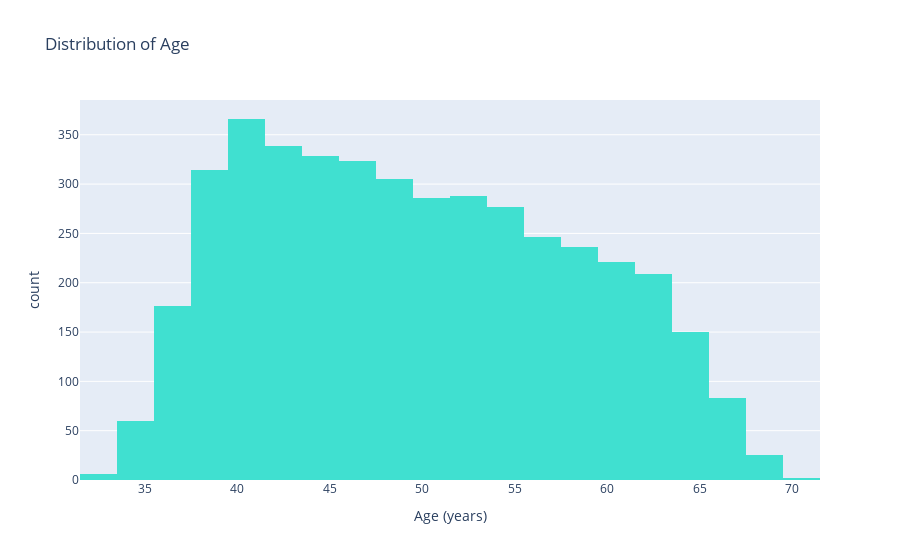

The cell this chart's notebook holds for it:
### Code cell
histogram = px.histogram(
    df, 
    x='age',  
    nbins=30,  
    title='Distribution of Age',
    labels={'age': 'Age (years)'},
    color_discrete_sequence=['#40E0D0'],  
)

histogram.update_layout(
    showlegend=False,  
    coloraxis_showscale=False 
)

histogram.show()

### Figure 1 — Plotly figure (JSON) as saved in the notebook; plotly's stock layout.template omitted (floating-point values rounded to 4 significant figures; data arrays with more than 128 entries replaced by an {"elided": "..."} marker saying what was removed)
{"data": [{"alignmentgroup": "True", "bingroup": "x", "hovertemplate": "Age (years)=%{x}<br>count=%{y}<extra></extra>", "legendgroup": "", "marker": {"color": "#40E0D0", "pattern": {"shape": ""}}, "name": "", "nbinsx": 30, "offsetgroup": "", "orientation": "v", "showlegend": false, "type": "histogram", "x": {"elided": "4240 int values"}, "xaxis": "x", "yaxis": "y"}], "layout": {"barmode": "relative", "coloraxis": {"showscale": false}, "legend": {"tracegroupgap": 0}, "showlegend": false, "title": {"text": "Distribution of Age"}, "xaxis": {"anchor": "y", "domain": [0, 1], "title": {"text": "Age (years)"}}, "yaxis": {"anchor": "x", "domain": [0, 1], "title": {"text": "count"}}}}
